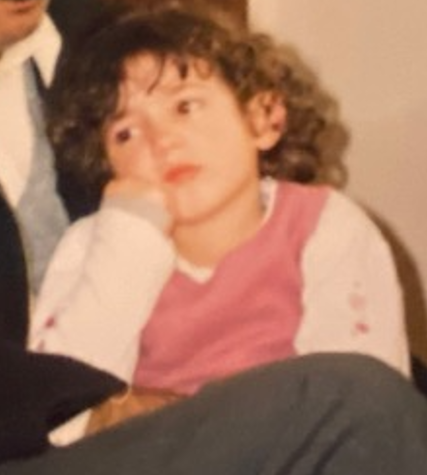
#> input picture fifi-angry.png, 427 x 475 px
$ python revisions_vision.py
#> lines starting #> are read from the running program, lines starting #| are printed output that depends on the picture

import cv2

# Charger l'image d'origine
img_avant = cv2.imread("fifi-angry.png", 0)
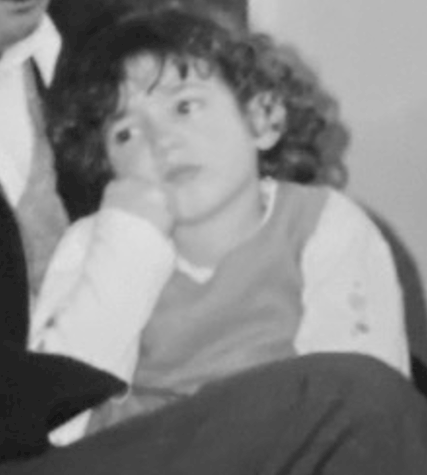
#> img_avant: shape (475, 427); min 21, max 225, mean 133.1
if img_avant is None:
    print("Erreur lors du chargement de l'image")
    exit(0)

# Sauvegarder l'image d'origine
cv2.imwrite("image_apres.jpg", img_avant)

# Charger l'image avec le message caché
img_apres = cv2.imread("image_apres.jpg", 0)
#> img_apres: shape (475, 427); min 18, max 225, mean 133.1
h, w = img_apres.shape
#> h = 475; w = 427

# Message à cacher
message_secret = "this is a secret"
code_ascii = [ord(caractere) for caractere in message_secret]

# Cacher le message dans les bits de poids faible des pixels
message_index = 0
for i in range(h):
    for j in range(w):
        pixel_value = img_apres[i, j]

        # Extraire le poids fort du pixel
        poids_fort = pixel_value & ~1  # Effacer le poids faible

        # Vérifier s'il reste des caractères à cacher
        if message_index < len(code_ascii):
            # Récupérer le prochain caractère du message
            caractere_a_cacher = code_ascii[message_index]
            # Mettre à jour le poids faible du pixel
            nouveau_pixel_value = poids_fort | (caractere_a_cacher & 1)
            img_apres[i, j] = nouveau_pixel_value
            message_index += 1
        else:
            break  # Si tous les caractères ont été cachés, sortir de la boucle
#> img_apres: shape (475, 427); min 18, max 225, mean 133.1
#> after the loop, message_index = 16

# Enregistrez l'image avec le message caché
cv2.imwrite("image_with_hidden_message.jpg", img_apres)

# Extraire le message caché
texte_decouvert = ""
message_index = 0
max_message_length = len(code_ascii)

for i in range(h):
    for j in range(w):
        if message_index >= max_message_length:
            break

        pixel_value = img_apres[i, j]

        # Extraire le poids faible (le dernier bit)
        poids_faible = pixel_value & 1

        # Ajouter le bit au message
        texte_decouvert += str(poids_faible)
        message_index += 1
#> after the loop, message_index = 16; texte_decouvert = '0011011010111010'

# Convertir les octets en caractères ASCII
message = ""
while texte_decouvert:
    octet = texte_decouvert[:8]
    texte_decouvert = texte_decouvert[8:]
    message += chr(int(octet, 2))
#> this loop made 2 passes
#> (octet, texte_decouvert, message) on passes 1 to 2: ('00110110', '10111010', '6'), ('10111010', '', '6º')

print("Message caché extrait :", message)
#| Message caché extrait : 6º
